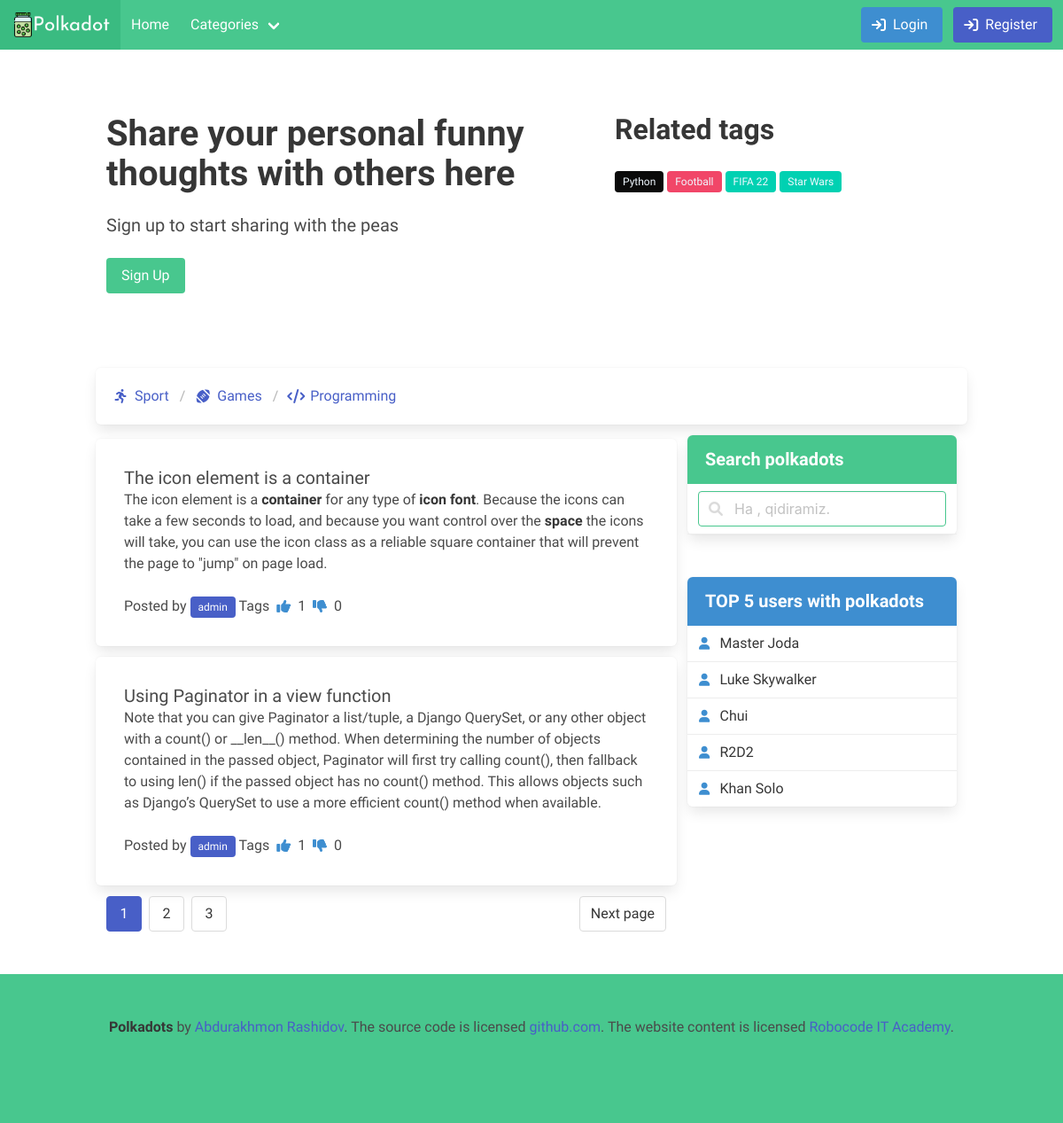
The page / on the database its author committed.
### main/models.py (models this page shows, shortened)
class Tag(models.Model):
	title = models.CharField('Tag name *',max_length=50)
	icon = models.CharField(max_length=50, blank=True)
	slug = models.SlugField('*',max_length=25, unique=True)
	def get_url(self):
		return reverse("main:tag_list", kwargs={"tag_slug":self.slug})
	class Meta:
		verbose_name = 'Tag'
		verbose_name_plural = 'Tags'

class Category(models.Model):
	title = models.CharField('Category name *',max_length=50)
	icon = models.CharField(max_length=50, blank=True)
	slug = models.SlugField('*',max_length=25, unique=True)
	class Meta:
		verbose_name = 'Category'
		verbose_name_plural = 'Categories'
	def get_url(self):
		return reverse("main:category_list", kwargs={"category_slug":self.slug})

class Post(models.Model):
	title = models.CharField(max_length=250)
	body = RichTextField()
	author = models.ForeignKey(User, on_delete=models.CASCADE, null=True)
	up = models.PositiveIntegerField(default=0)
	down = models.PositiveIntegerField(default=0)
	active = models.BooleanField(default=True)
	category = models.ForeignKey(Category, on_delete=models.PROTECT, null=True, related_name='categories')
	tag = models.ManyToManyField(Tag, related_name='tags')
	published = models.DateTimeField(auto_now_add=True)
	class Meta:
		ordering = ["-id"]

### main/views.py (the view)
# urls.py: path("", views.index , name="home"),
def index(request):
    posts = Post.objects.all()
    paginator = Paginator(posts, 2)
    page_number = request.GET.get('page')
    page_obj = paginator.get_page(page_number)
    return render(request, "app.html",{"page_obj":page_obj})

### main/context_pro.py (called while the page is built)
def view_all(request):
    context = {
        "tags":Tag.objects.all(),
        "categories":Category.objects.all(),
        "like":Like.objects.all()
    }
    return context

### templates/app.html (shortened to what this page needs)
{% extends "base.html" %} {% block content %} {% autoescape off %}
<section class="section">
    <div class="container">
        <div class="columns">
            <div class="column is-7">
                <div class="center mt-5">
                    <div class="title is-size-2">
                        Share your personal funny thoughts with others here
                    </div>
                    <div class="subtitle mt-5">
                        Sign up to start sharing with the peas
                    </div>
                    <div class="mt-5">
                        {% if request.user.is_authenticated %}
                        <a href="#polka" class="button is-success">
                                   Polkadots
                                </a> {% else %}
                        <a href="{% url 'accounts:register' %}" class="button is-success">
                                Sign Up
                            </a> {% endif %}
                    </div>
                </div>
            </div>
            <div class="column is-5">
                <div class="title mt-5">
                    Related tags
                </div>
                <div class="menu">
                    <ul id="banner_tags">
                        {% for tag in tags %}
                        <li class="tag"><a href="{{tag.get_url}}">{{tag.title}}</a></li>
                        {% endfor %}
                    </ul>
                </div>
            </div>
        </div>
    </div>
</section>
<section class="section" id="polka">
    <div class="container">
        <div class="columns">
            <div class="column is-full box">
                <nav class="breadcrumb p-2" aria-label="breadcrumbs">
                    <ul>
                        {% for cat in categories %}
                        <li>
                            <a href="{{cat.get_url}}">
                                <span class="icon is-small">
                                <i class="{{cat.icon}}" aria-hidden="true"></i>
                              </span>
                                <span>{{cat.title}}</span>
                            </a>
                        </li>
                        {% endfor %}
                    </ul>
                </nav>
            </div>
        </div>
        <div class="columns">
            <div class="column is-8">
                {% for post in page_obj %}
                <div class="columns box mt-1">
                    <div class="column is-full">
                        <div class="content">
                          <a href="{% url 'main:detail' post.id %}">
                          <div class="subtitle">{{post.title}}</div>
                          </a>
                            {{post.body}}
                        </div>
                        <p class="is-right">
                            Posted by <span class="tag is-link "><a href="#" class="has-text-white">{{post.author}}</a></span> Tags
                            <span class="icon-text">
                              <span class="icon has-text-info">
                                <i class="fas fa-thumbs-up"></i>
                              </span>
                              <span>{{post.up}}</span>
                            </span>
                            <span class="icon-text">
                              <span class="icon has-text-info">
                                <i class="fas fa-thumbs-down"></i>
                              </span>
                              <span>{{post.down}}</span>
                            </span>
                        </p>
                    </div>
                </div>
                {% endfor %}
                <nav class="pagination" role="navigation" aria-label="pagination">
                    {% if page_obj.has_next %}
                    <a class="pagination-next" href="?page={{ page_obj.next_page_number }}">Next page</a>
                        {% endif %}
                    <ul class="pagination-list">
                      {% for num in page_obj.paginator.page_range %}
                      {% ifequal num page_obj.number %}
                          <li>
                              <a class="pagination-link is-current" href="#" aria-label="Page 1" aria-current="page">{{ num }}</a>
                          </li>
                          {% else %}
                          <li>
                              <a class="pagination-link " href="?page={{ num }}" aria-label="Page {{num}}" aria-current="page">{{ num }}</a>
                          </li>
                          {% endifequal %}
                        {% endfor %}
                    </ul>
                </nav>
            </div>
            <div class="column is-4">
                <article class="panel is-success">
                    <p class="panel-heading">
                        Search polkadots
                    </p>
                    <form class="panel-block" id="searchForm" action="#" method="get" onkeydown="InlineSearch(this[0].value)">
                        <p class="control has-icons-left">
                            <input class="input is-success" type="text" placeholder="Ha , qidiramiz.">
                            <span class="icon is-left">
                            </span>
                        </p>
                    </form>
                </article>
                <br>
                <article class="panel is-info">
                    <p class="panel-heading">
                        TOP 5 users with polkadots
                    </p>
                    <a class="panel-block is-active">
                        <span class="panel-icon">
                            <i class="fas fa-user" aria-hidden="true"></i>
                          </span> Master Joda
                    </a>
                    <a class="panel-block is-active">
                        <span class="panel-icon">
                            <i class="fas fa-user" aria-hidden="true"></i>
                          </span> Luke Skywalker
                    </a>
                    <a class="panel-block is-active">
                        <span class="panel-icon">
                            <i class="fas fa-user" aria-hidden="true"></i>
                          </span> Chui
                    </a>
                    <a class="panel-block is-active">
                        <span class="panel-icon">
                            <i class="fas fa-user" aria-hidden="true"></i>
                          </span> R2D2
                    </a>
                    <a class="panel-block is-active">
                        <span class="panel-icon">
                            <i class="fas fa-user" aria-hidden="true"></i>
                          </span> Khan Solo
                    </a>
                </article>
            </div>
        </div>
    </div>
</section>
{% endautoescape %} {% endblock %}

### staticfiles/css/app.css (style rules this page uses)
body { font-family: 'Josefin Sans', sans-serif; font-weight: 400; }
#banner_tags li { margin: 5px auto; }
#banner_tags li a { color: aliceblue; }

### rows shown on the page
Tag: title "Python"
Tag: title "Football"
Tag: title "FIFA 22"
Tag: title "Star Wars"
Category: title "Sport"
Category: title "Games"
Category: title "Programming"
Post: title "The icon element is a container", body "The icon element is a container for any type of icon font . Because the icons can take a few seconds to load, and because you want control over the space the icons will take, you can use the icon class as a reliable square container that will prevent the page to \"jump\" on page load.", author "admin", up "1", down "0"
Post: title "Using Paginator in a view function", body "Note that you can give Paginator a list/tuple, a Django QuerySet, or any other object with a count() or __len__() method. When determining the number of objects contained in the passed object, Paginator will first try calling count(), then fallback to using len() if the passed object has no count() method. This allows objects such as Django’s QuerySet to use a more efficient count() method when available.", author "admin", up "1", down "0"

### other values the page prints
{{ num }} "1"
{{ num }} "2" "3"
